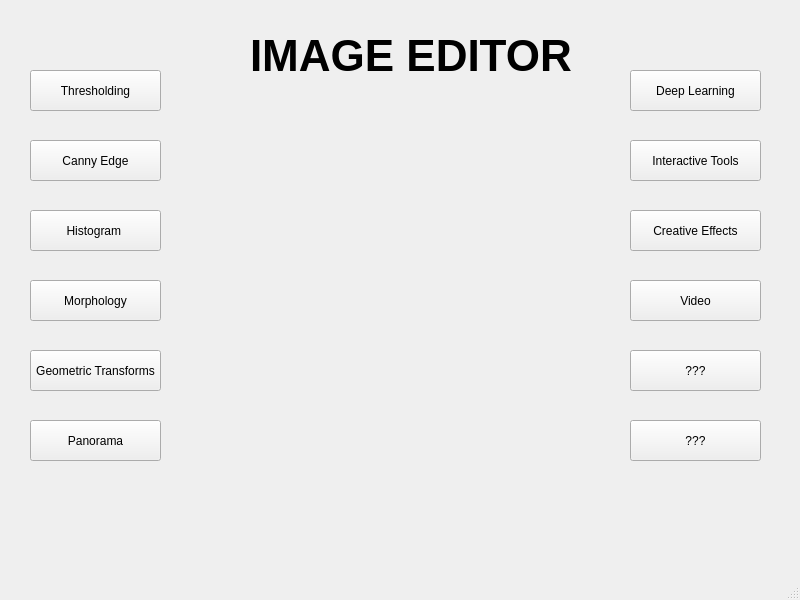
<?xml version="1.0" encoding="UTF-8"?>
<ui version="4.0">
 <class>StartInterface</class>
 <widget class="QMainWindow" name="StartInterface">
  <property name="geometry">
   <rect>
    <x>0</x>
    <y>0</y>
    <width>800</width>
    <height>600</height>
   </rect>
  </property>
  <property name="windowTitle">
   <string>MainWindow</string>
  </property>
  <widget class="QWidget" name="centralwidget">
   <widget class="QPushButton" name="thresholdingButton">
    <property name="geometry">
     <rect>
      <x>30</x>
      <y>70</y>
      <width>131</width>
      <height>41</height>
     </rect>
    </property>
    <property name="text">
     <string>Thresholding</string>
    </property>
   </widget>
   <widget class="QPushButton" name="PanoramaButton">
    <property name="geometry">
     <rect>
      <x>30</x>
      <y>420</y>
      <width>131</width>
      <height>41</height>
     </rect>
    </property>
    <property name="text">
     <string>Panorama</string>
    </property>
   </widget>
   <widget class="QPushButton" name="GeometricTransfButton">
    <property name="geometry">
     <rect>
      <x>30</x>
      <y>350</y>
      <width>131</width>
      <height>41</height>
     </rect>
    </property>
    <property name="text">
     <string>Geometric Transforms</string>
    </property>
   </widget>
   <widget class="QPushButton" name="MorphologyButton">
    <property name="geometry">
     <rect>
      <x>30</x>
      <y>280</y>
      <width>131</width>
      <height>41</height>
     </rect>
    </property>
    <property name="text">
     <string>Morphology</string>
    </property>
   </widget>
   <widget class="QPushButton" name="HistogramButton">
    <property name="geometry">
     <rect>
      <x>30</x>
      <y>210</y>
      <width>131</width>
      <height>41</height>
     </rect>
    </property>
    <property name="text">
     <string>Histogram </string>
    </property>
   </widget>
   <widget class="QPushButton" name="CannyEdgeButton">
    <property name="geometry">
     <rect>
      <x>30</x>
      <y>140</y>
      <width>131</width>
      <height>41</height>
     </rect>
    </property>
    <property name="text">
     <string>Canny Edge</string>
    </property>
   </widget>
   <widget class="QPushButton" name="avoirButton">
    <property name="geometry">
     <rect>
      <x>630</x>
      <y>420</y>
      <width>131</width>
      <height>41</height>
     </rect>
    </property>
    <property name="text">
     <string>???</string>
    </property>
   </widget>
   <widget class="QPushButton" name="voirButton">
    <property name="geometry">
     <rect>
      <x>630</x>
      <y>350</y>
      <width>131</width>
      <height>41</height>
     </rect>
    </property>
    <property name="text">
     <string>???</string>
    </property>
   </widget>
   <widget class="QPushButton" name="pushButton_9">
    <property name="geometry">
     <rect>
      <x>630</x>
      <y>280</y>
      <width>131</width>
      <height>41</height>
     </rect>
    </property>
    <property name="text">
     <string>Video</string>
    </property>
   </widget>
   <widget class="QPushButton" name="CreativeEffectButton">
    <property name="geometry">
     <rect>
      <x>630</x>
      <y>210</y>
      <width>131</width>
      <height>41</height>
     </rect>
    </property>
    <property name="text">
     <string>Creative Effects</string>
    </property>
   </widget>
   <widget class="QPushButton" name="InteractiveButton">
    <property name="geometry">
     <rect>
      <x>630</x>
      <y>140</y>
      <width>131</width>
      <height>41</height>
     </rect>
    </property>
    <property name="text">
     <string>Interactive Tools</string>
    </property>
   </widget>
   <widget class="QPushButton" name="DeepButton">
    <property name="geometry">
     <rect>
      <x>630</x>
      <y>70</y>
      <width>131</width>
      <height>41</height>
     </rect>
    </property>
    <property name="text">
     <string>Deep Learning</string>
    </property>
   </widget>
   <widget class="QLabel" name="title">
    <property name="geometry">
     <rect>
      <x>250</x>
      <y>0</y>
      <width>331</width>
      <height>111</height>
     </rect>
    </property>
    <property name="font">
     <font>
      <pointsize>33</pointsize>
      <bold>true</bold>
     </font>
    </property>
    <property name="text">
     <string>IMAGE EDITOR</string>
    </property>
    <property name="alignment">
     <set>Qt::AlignmentFlag::AlignLeading|Qt::AlignmentFlag::AlignLeft|Qt::AlignmentFlag::AlignVCenter</set>
    </property>
   </widget>
   <widget class="QLabel" name="logo">
    <property name="geometry">
     <rect>
      <x>270</x>
      <y>140</y>
      <width>271</width>
      <height>261</height>
     </rect>
    </property>
    <property name="font">
     <font>
      <family>Segoe UI</family>
     </font>
    </property>
    <property name="text">
     <string/>
    </property>
    <property name="pixmap">
     <pixmap>../../../../../../../Downloads/glimpse_editor_logo_icon_170086.png</pixmap>
    </property>
    <property name="scaledContents">
     <bool>true</bool>
    </property>
   </widget>
  </widget>
  <widget class="QMenuBar" name="menubar">
   <property name="geometry">
    <rect>
     <x>0</x>
     <y>0</y>
     <width>800</width>
     <height>21</height>
    </rect>
   </property>
  </widget>
  <widget class="QStatusBar" name="statusbar"/>
 </widget>
 <resources/>
 <connections/>
</ui>
